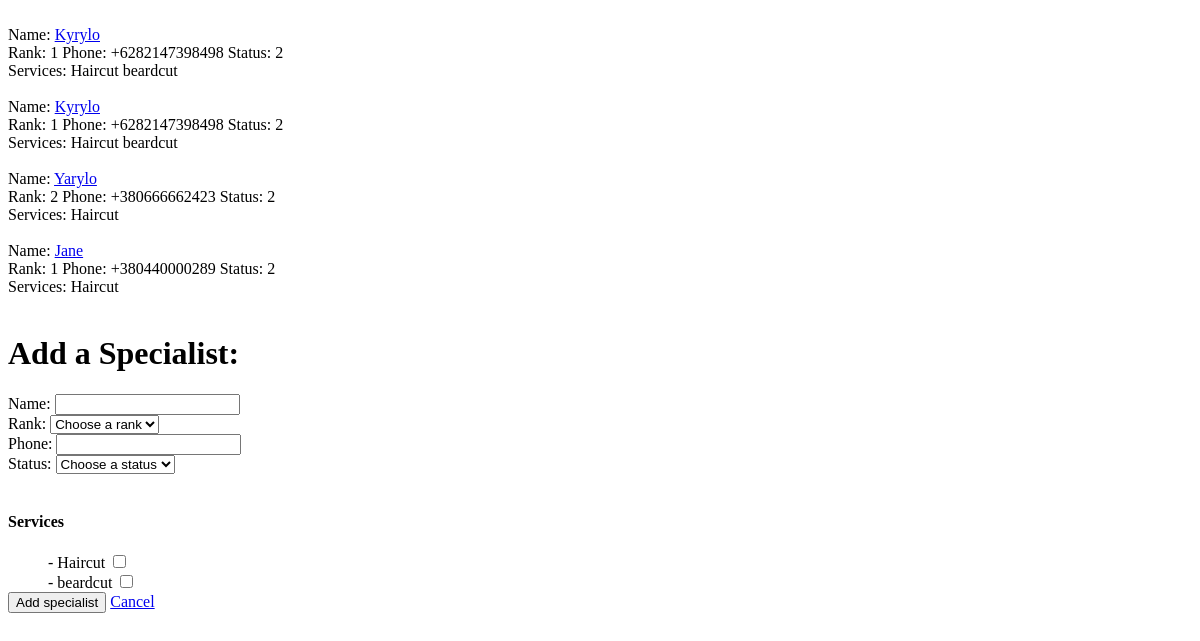
Before: /salon_admin/specialists/ with the older database file.
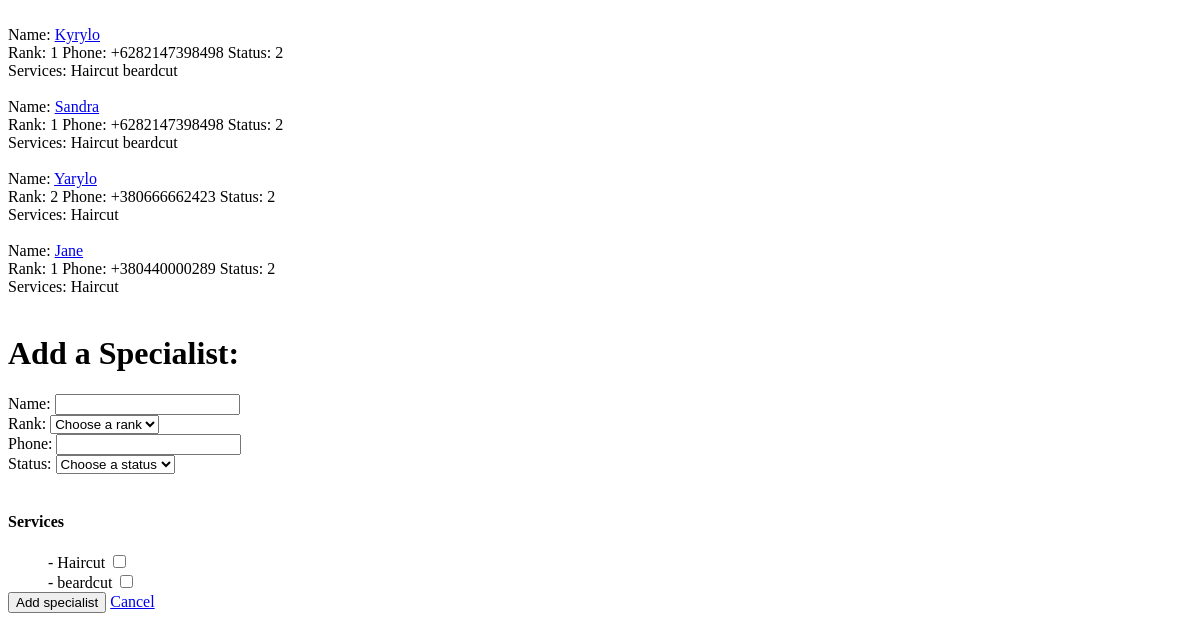
After: the same page with the newer database file.
### salon_app/models.py (models this page shows, shortened)
class Specialist(models.Model):
    RANKS = (
        (1, 'Rank 1'),
        (2, 'Rank 2')
    )
    STATUSES = (
        (1, 'Day off'),
        (2, 'At Work'),
        (3, 'Sickness'),
        (9, 'Fired')
    )
    name = models.CharField(max_length=150, null=False)
    rank = models.IntegerField(default=0, choices=RANKS)
    phone = models.CharField(max_length=20, null=False)
    status = models.IntegerField(default=1, choices=STATUSES)
    services = models.ManyToManyField(Service)

### salon_admin/views.py (the view)
# urls.py: path('specialists/', views.specialists, name='specialists'),
def specialists(request):
    services = Service.objects.all()
    specialists = Specialist.objects.all()
    if request.method == 'POST':
        form = SpecialistForm(request.POST)
        if form.is_valid():
            form.save()
            return redirect('salon_admin:specialists')
    else:
        form = SpecialistForm()
    return render(request, 'salon_admin/specialists.html', {'title': 'Specialists page', 'specialists': specialists, 'form': form, 'services': services})

### salon_admin/forms.py
class SpecialistForm(forms.ModelForm):
    class Meta:
        model = Specialist
        fields = ('name', 'rank', 'phone', 'status', 'services')
        widgets = {
            'services': forms.CheckboxSelectMultiple(),
        }

### salon_admin/templates/salon_admin/specialists.html (shortened to what this page needs)
{% extends 'salon_admin/adminbase.html' %}
{% load static %}
{% block content %}
{% for specialist in specialists %}
    <div>
        <br>Name: <a href="{{specialist.id}}/">{{ specialist.name }}</a><br>
       Rank: {{ specialist.rank }}
       Phone: {{ specialist.phone }}
       Status: {{ specialist.status }}<br>
       Services:
        {% for current_service in specialist.services.all %}
            {{ current_service.name }}
        {% endfor %}
    </div>
{% endfor %}
<br>
<h1>Add a Specialist:</h1>
<form method="POST">
    <div>
        <label for="name">Name:</label>
        <input type="text" id="name" name="name" required><br>
        <label for="rank">Rank:</label>
        <select name="rank" id="rank" required>
            <option value="" selected disabled hidden>Choose a rank</option>
        </select><br>
        <label for="phone">Phone:</label>
        <input type="tel" id="phone" pattern="+[0-9]{12}" name="phone" required><br>
        <label for="status">Status:</label>
        <select name="status" id="status" required>
            <option value="" selected disabled hidden>Choose a status</option>
        </select><br>
    </div><br>
    <div>
        <h4>Services</h4>
        {% for service in services %}
        <dd>
            <label for="service_{{service.id}}"> - {{service.name}}</label>
            <input type="checkbox" id="service_{{service.id}}" name="services" value="{{service.id}}">
        </dd>
        {% endfor %}
    </div>
    <input type="submit" value="Add specialist">
    <a href="../">Cancel</a>
</form>
{% endblock %}

Changed rows visible on the page:
changed Specialist: name "Kyrylo" → "Sandra"
